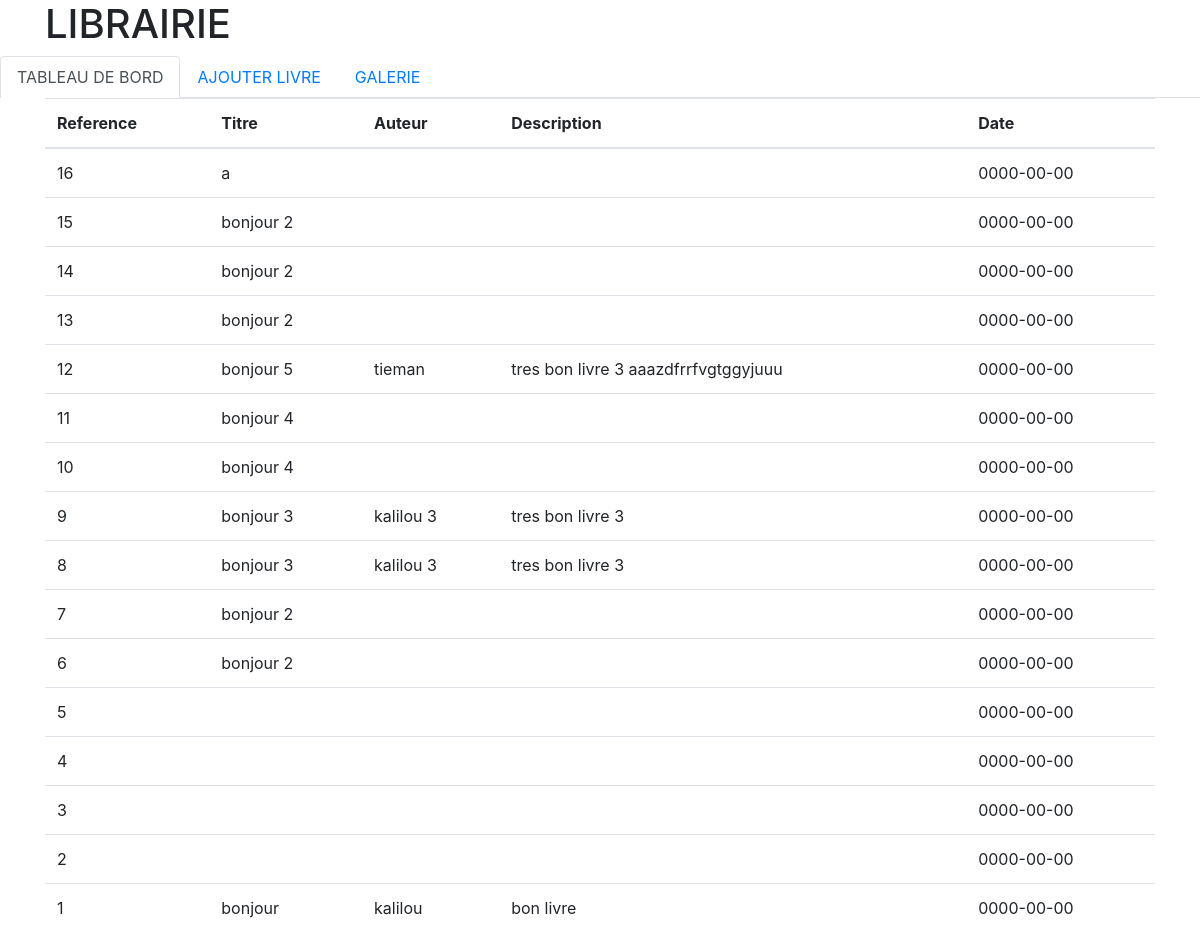
The page / on the database its author committed.
### tables this page shows
CREATE TABLE `livres` (
  `id` int(11) NOT NULL,
  `titre` varchar(50) NOT NULL,
  `auteur` varchar(100) NOT NULL,
  `descriptionlivre` varchar(255) NOT NULL,
  `image` blob NOT NULL,
  `dateparution` date NOT NULL
);

### model.php (called while the page is built, shortened)
<?php
function connexiondb(){
        try
        {
            $dbco = new PDO('mysql:host=localhost;dbname=librairie;charset=utf8', 'root', '');
        }
        catch(Exception $e)
        {
                die('Erreur : '.$e->getMessage());
        }
                return $dbco ;
}
	function getAllLivres(){
		$dbco = Connexiondb();
		$sql = 'SELECT * from livres  ORDER BY id DESC';
		$stmt = $dbco->query($sql);
                $row = $stmt->fetchAll();
		return $row;
	}

### tabView.php (the view, shortened to what this page needs)
<!DOCTYPE html>
<html lang="en">
<head>
    <link rel="stylesheet" href="bootstrap.css">
</head>
<body>
<div class="container">
<table class="table">
                <thead>
                    <tr>
                        <th>Reference</th>
                        <th>Titre</th>
                        <th>Auteur</th>
                        <th>Description</th>
                        <th>Date</th>
                    </tr>
                </thead>
                <tbody>
                        <?php
                             foreach($row as $row):
                        ?>
                    <tr>
                        <td><?php echo $row["id"];?></td>
                        <td><?php echo $row["titre"];?></td>
                        <td><?php echo $row["auteur"];?></td>
                        <td><?php echo $row["descriptionlivre"];?></td>
                        <td><?php echo $row["dateparution"];?></td>
                    </tr>
                        <?php endforeach ?>
                </tbody>
            </table>
</div>
</body>
</html>

### rows shown on the page
livres: id "16", titre "a", dateparution "0000-00-00"
livres: id "15", titre "bonjour 2", dateparution "0000-00-00"
livres: id "14", titre "bonjour 2", dateparution "0000-00-00"
livres: id "13", titre "bonjour 2", dateparution "0000-00-00"
livres: id "12", titre "bonjour 5", auteur "tieman", descriptionlivre "tres bon livre 3 aaazdfrrfvgtggyjuuu", dateparution "0000-00-00"
livres: id "11", titre "bonjour 4", dateparution "0000-00-00"
livres: id "10", titre "bonjour 4", dateparution "0000-00-00"
livres: id "9", titre "bonjour 3", auteur "kalilou 3", descriptionlivre "tres bon livre 3", dateparution "0000-00-00"
livres: id "8", titre "bonjour 3", auteur "kalilou 3", descriptionlivre "tres bon livre 3", dateparution "0000-00-00"
livres: id "7", titre "bonjour 2", dateparution "0000-00-00"
livres: id "6", titre "bonjour 2", dateparution "0000-00-00"
livres: id "5", dateparution "0000-00-00"
livres: id "4", dateparution "0000-00-00"
livres: id "3", dateparution "0000-00-00"
livres: id "2", dateparution "0000-00-00"
livres: id "1", titre "bonjour", auteur "kalilou", descriptionlivre "bon livre", dateparution "0000-00-00"
